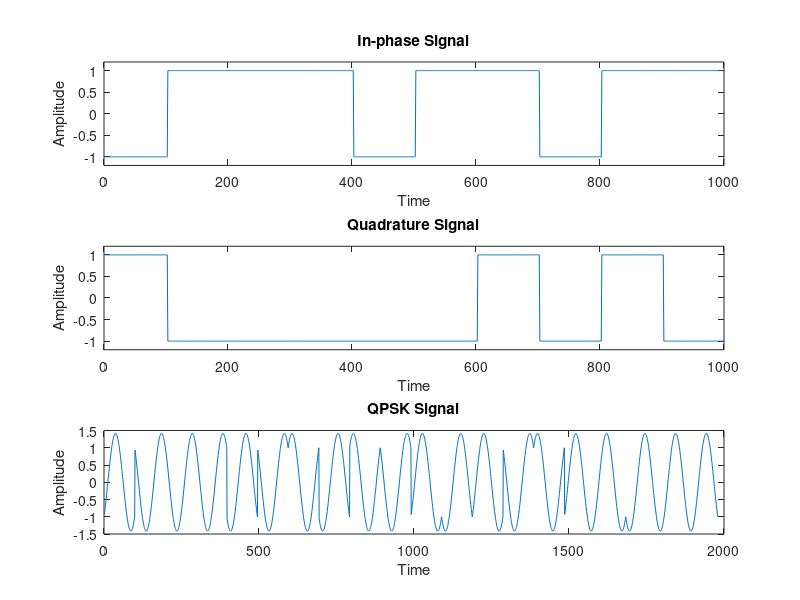
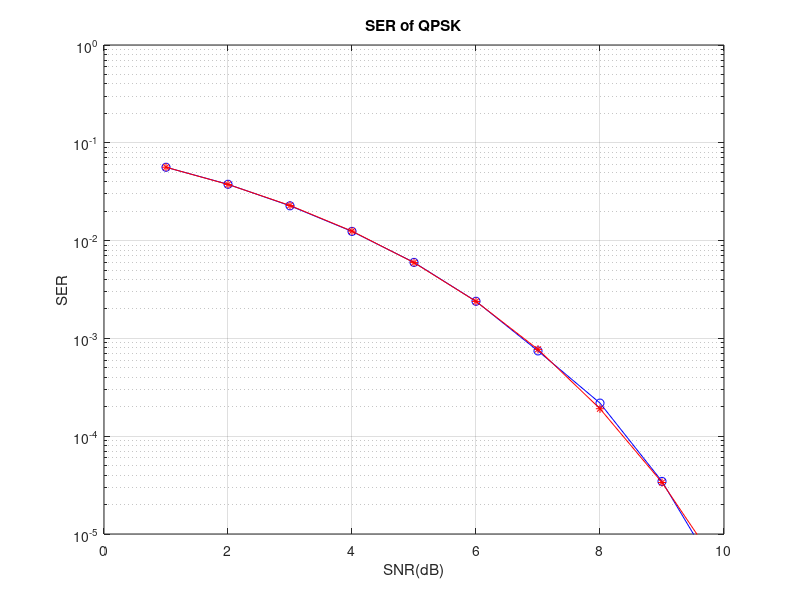
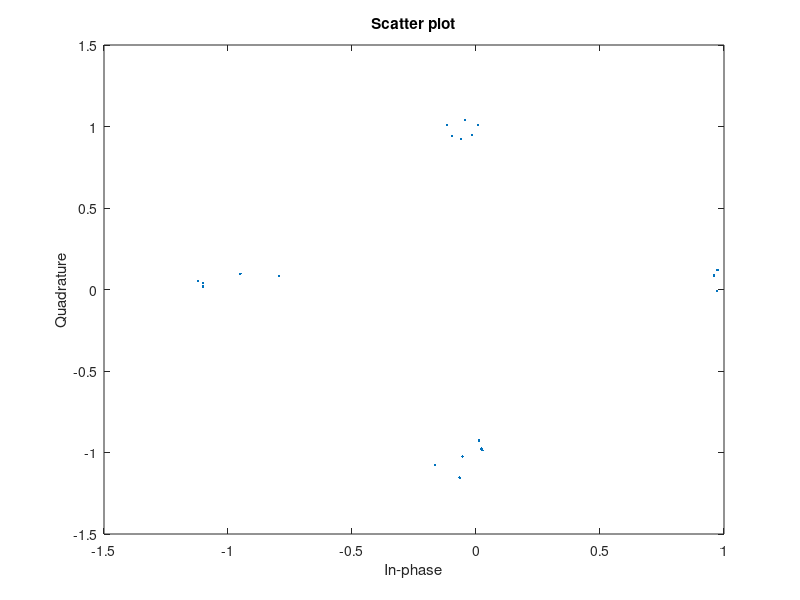

Source code (MATLAB) for these figures, in order:
clear all;                                           
close all;                                            
l=1e6;
SNRdB=1:1:20;
SNR=10.^(SNRdB/10); 
f=l;
T=1/l;
t=T/99:T/99:T;
y=[];
x_in=[];
x_qd=[];
signal_in=[];
s_q=[];
c=[];
QPSK=[];
M=4;
for n=1:length(SNRdB)
    si=2*(round(rand(1))-0.5);                    
    signal_in=[signal_in si];
    sq=2*(round(rand(1))-0.5);   
    s_q=[s_q sq]; 
    
    y1=si*cos(2*pi*f*t);
    y2=sq*sin(2*pi*f*t) ;
    x_in=[x_in y1]; 
    x_qd=[x_qd y2]; 
    QPSK=[QPSK y1+y2];
    
    s=si+j*sq;                                        
    w=(1/sqrt(2*SNR(n)))*(randn(1,l)+j*randn(1,l));  
    r=s+w; 

    si_=sign(real(r));                                
    sq_=sign(imag(r));                           
    ber1=(l-sum(si==si_))/l;                      
    ber2=(l-sum(sq==sq_))/l;                     
    ber(n)=mean([ber1 ber2]); 


    if(si==1&&sq==1)             %detection
        q(n)=0;
    elseif(si==1&&sq==-1)
        q(n)=1; 
    elseif(si==-1&&sq==1)
        q(n)=2;
    else 
        q(n)=3;
    end
end

i=1;
t1=0:1/100:length(signal_in)-1/100;
for j=1:length(t1)
    if t1(j)<=i
        inp(j)=signal_in(i);
        qp(j)=s_q(i);
    else
        inp(j)=signal_in(i);
        qp(j)=s_q(i);
        i=i+1;
    end
end

subplot(311);
plot(inp);
axis([0 1000 -1.2 1.2]);
xlabel('Time');
ylabel('Amplitude');
title('In-phase Signal');
subplot(312);
plot(qp);
axis([0 1000 -1.2 1.2]);
xlabel('Time');
ylabel('Amplitude');
title('Quadrature Signal');
subplot(313);
plot(QPSK);
xlabel('Time');
ylabel('Amplitude');
title('QPSK Signal');
figure();
semilogy(SNRdB, ber,'bo-')                                
xlabel('SNR(dB)')                                   
ylabel('SER')   
title('SER of QPSK');
grid on
hold on
BER_th=(1/2)*erfc(sqrt(SNR)); 
semilogy(SNRdB,BER_th,'r*-');
axis([0 10 10^-5 1]);

mod = pskmod(q,M,0);
SNRdB = 20;
r = awgn(mod,SNRdB,'measured');
scatterplot(r);
